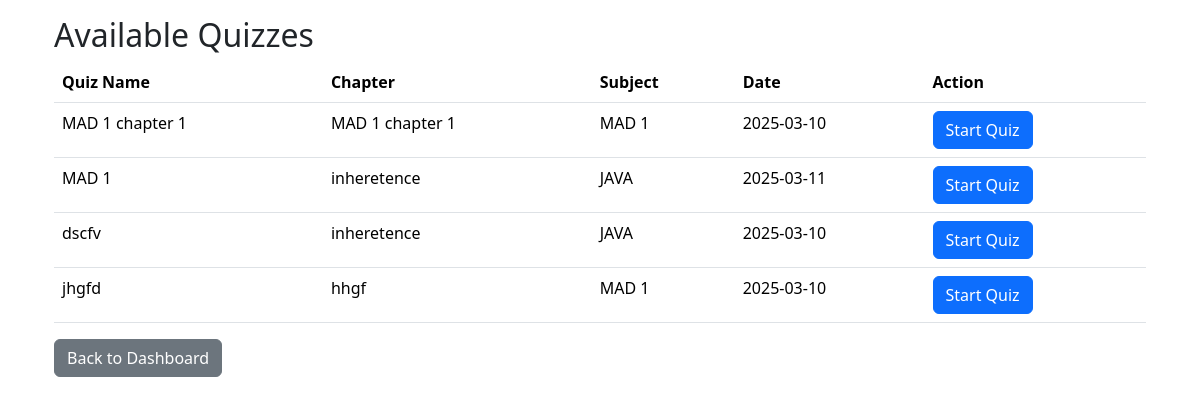
Before: /user/available_quizzes (signed in) with the older database file.
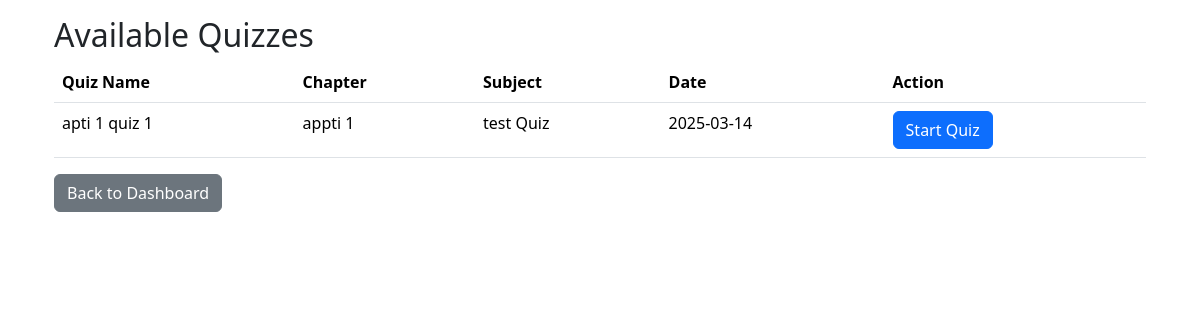
After: the same page with the newer database file.
### models/models.py (models this page shows)
class Quiz(db.Model):
    __tablename__ = "quizzes"
    id = db.Column(db.Integer, primary_key=True, autoincrement=True)
    chapter_id = db.Column(db.Integer, db.ForeignKey('chapters.id'), nullable=False)
    name = db.Column(db.String(50), nullable=False)
    description = db.Column(db.Text)
    remarks = db.Column(db.Text)
    date_of_quiz = db.Column(db.Date)
    chapter = db.relationship('Chapter', back_populates='quizzes')
    questions = db.relationship('Question', back_populates='quiz',cascade="all, delete-orphan")
    scores = db.relationship('Score', back_populates='quiz',cascade="all, delete-orphan")

class Chapter(db.Model):
    __tablename__ = "chapters"
    id = db.Column(db.Integer, primary_key=True, autoincrement=True)
    subject_id = db.Column(db.Integer, db.ForeignKey('subjects.id'), nullable=False)
    name = db.Column(db.String(50), nullable=False)
    description = db.Column(db.Text)
    remarks = db.Column(db.Text)
    subject = db.relationship('Subject', back_populates='chapters')
    quizzes = db.relationship('Quiz', back_populates='chapter',cascade="all, delete-orphan")

class Subject(db.Model):
    __tablename__ = "subjects"
    id = db.Column(db.Integer, primary_key=True, autoincrement=True)
    name = db.Column(db.String(50), nullable=False,unique=True)
    description = db.Column(db.Text)
    remarks = db.Column(db.Text)
    chapters = db.relationship('Chapter', back_populates='subject',cascade="all, delete-orphan")

### controllers/controllers.py (the view)
@controllers.route('/user/available_quizzes')
def available_quizzes():
    if not check_role('user'):
        flash('Access denied.You must be logged in as a user')
        return redirect(url_for('controllers.login'))
    today = datetime.now().date()
    quizzes = Quiz.query.filter(Quiz.date_of_quiz <= today).all()
    return render_template('available_quizzes.html', quizzes=quizzes)

### controllers/controllers.py (called while the page is built)
def check_role(role):
    if 'user_id' in session and session['role']==role:
        return True
    return False

### templates/available_quizzes.html
{% extends 'layout.html' %}
{% block body %}
<div class="container">
    <h2>Available Quizzes</h2>
    {% if quizzes %}
    <table class="table">
        <thead>
            <tr>
                <th>Quiz Name</th>
                <th>Chapter</th>
                <th>Subject</th>
                <th>Date</th>
                <th>Action</th>
            </tr>
        </thead>
        <tbody>
            {% for quiz in quizzes %}
            <tr>
                <td>{{ quiz.name }}</td>
                <td>{{ quiz.chapter.name }}</td>
                <td>{{ quiz.chapter.subject.name }}</td>
                <td>{{ quiz.date_of_quiz }}</td>
                <td>
                    <a href="{{ url_for('controllers.attempt_quiz', quiz_id=quiz.id) }}" class="btn btn-primary">Start Quiz</a>
                </td>
            </tr>
            {% endfor %}
        </tbody>
    </table>
    {% else %}
    <p>No available quizzes at the moment.</p>
    {% endif %}
    <a href="{{ url_for('controllers.user_dashboard') }}" class="btn btn-secondary">Back to Dashboard</a>
</div>
{% endblock %}

Changed rows visible on the page:
removed Quiz: name "MAD 1 chapter 1", chapter.name "MAD 1 chapter 1", chapter.subject.name "MAD 1", date_of_quiz "2025-03-10"
removed Quiz: name "MAD 1", chapter.name "inheretence", chapter.subject.name "JAVA", date_of_quiz "2025-03-11"
removed Quiz: name "dscfv", chapter.name "inheretence", chapter.subject.name "JAVA", date_of_quiz "2025-03-10"
removed Quiz: name "jhgfd", chapter.name "hhgf", chapter.subject.name "MAD 1", date_of_quiz "2025-03-10"
added Quiz: name "apti 1 quiz 1", chapter.name "appti 1", chapter.subject.name "test Quiz", date_of_quiz "2025-03-14"
